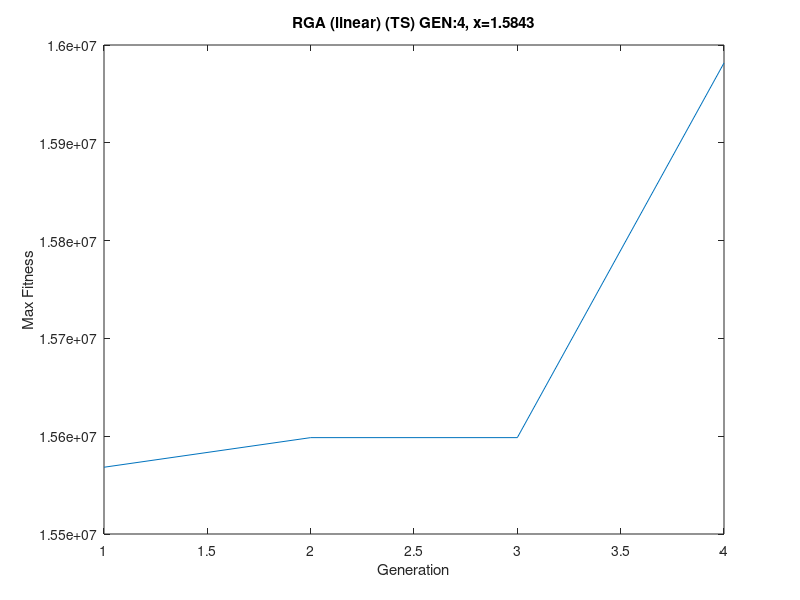

Write the MATLAB code that produced this figure.
function rga1()
    clc; clear; close all;

    %% Configuration
    cfg.fitnessMode      = 'linear';   % 'power_law' or 'linear'
    cfg.reproductionMode = 'TS';          % 'RWS' or 'TS'
    cfg.populationSize   = 20;            
    cfg.maxGenerations   = 300;           
    cfg.valueRange       = [-10, 10];    
    cfg.crossoverPairs   = 4;             
    cfg.crossoverScale   = 0.1;           
    cfg.mutationProb     = 0.3;           
    cfg.mutationScaleMax = 0.5;           
    cfg.tolerance        = 1e-3;         
    %% Run GA
    [bestX, fitnessHist, genCount] = runRGA(cfg);

    %% Plot
    figure;
    plot(1:genCount, fitnessHist, '-');
    xlabel('Generation');
    ylabel('Max Fitness');
     if ~isempty(bestX)
        title( sprintf('RGA (%s) (%s) GEN:%d, x=%.4f', cfg.fitnessMode, cfg.reproductionMode, genCount, bestX),'Interpreter','none');
    else
        title( sprintf('RGA (%s) (%s) Reached Max Generations (%d)', cfg.fitnessMode, cfg.reproductionMode, cfg.maxGenerations),'Interpreter','none');
    end
end
%% Loop
function [bestX, maxFitHist, generation] = runRGA(cfg)
    pop = (cfg.valueRange(2)-cfg.valueRange(1)) .* rand(1, cfg.populationSize) + cfg.valueRange(1);
    maxFitHist = zeros(1, cfg.maxGenerations);
    bestX = [];

    xGrid   = linspace(cfg.valueRange(1), cfg.valueRange(2), 1e4);
    rawVals = arrayfun(@objective, xGrid);
    [termVal, ~] = max(rawVals);
    termFitRaw = termVal;
    termFit     = adaptFitness(termVal, cfg) * (1 - cfg.tolerance);

    for generation = 1:cfg.maxGenerations
        rawFit = objective(pop);
        fit    = adaptFitness(rawFit, cfg);
        maxFitHist(generation) = max(fit);

        if maxFitHist(generation) >= termFit
            bestIdx = find(fit == max(fit), 1);
            bestX   = pop(bestIdx);
            break;
        end

        parents  = selectParents(pop, fit, cfg);
        children = doCrossover(parents, cfg);
        mutated  = doMutation(children, cfg);

        [~, prevBest] = max(fit);
        mutated(1)    = pop(prevBest);
        pop = mutated;
    end

    maxFitHist = maxFitHist(1:generation);
end

%% Objective Function
function y = objective(x)
    y = -15*(sin(2*x)).^2 - (x-2).^2 + 160;
end

%% FitnessMode
function fAdj = adaptFitness(fRaw, cfg)
    switch cfg.fitnessMode
        case 'power_law'
            fAdj = fRaw .^ 5;
        case 'linear'
            fAdj = 1e5 * fRaw + 5;
        otherwise
            error('Unknown fitness mode.');
    end
end

%% reproduction
function parents = selectParents(pop, fit, cfg)
    N = numel(pop);
    parents = zeros(size(pop));
    switch cfg.reproductionMode
        case 'RWS'
            cumFit = cumsum(fit);
            total  = cumFit(end);
            rands  = rand(1, N) * total;
            for i = 1:N
                idx = find(cumFit >= rands(i), 1);
                parents(i) = pop(idx);
            end
        case 'TS'
            for i = 1:N
                cand = randperm(N, 2);
                [~, b] = max(fit(cand));
                parents(i) = pop(cand(b));
            end
        otherwise
            error('Unknown reproduction mode.');
    end
end

%% Crossover
function offspring = doCrossover(parents, cfg)
    N = numel(parents);
    offspring = parents;
    pairs = randperm(N, cfg.crossoverPairs*2);
    for i = 1:cfg.crossoverPairs
        i1 = pairs(2*i-1);
        i2 = pairs(2*i);
        sigma = (randi([-10 10]) * cfg.crossoverScale);
        delta = parents(i1) - parents(i2);
        o1 = parents(i1) + sigma * delta;
        o2 = parents(i2) - sigma * delta;

        if abs(o1)<=cfg.valueRange(2) && abs(o2)<=cfg.valueRange(2)
            offspring(i1) = o1;
            offspring(i2) = o2;
        end
    end
end

%% Mutation 
function mutants = doMutation(pop, cfg)
    mutants = pop;
    if rand < cfg.mutationProb
        scale = (randi([0 round(cfg.mutationScaleMax*10)]) * 0.1);
        noise = (randi([-10 10], size(pop)) * 0.1);
        cand  = mutants + scale .* noise;
        inRng = cand>=cfg.valueRange(1) & cand<=cfg.valueRange(2);
        mutants(inRng) = cand(inRng);
    end
end